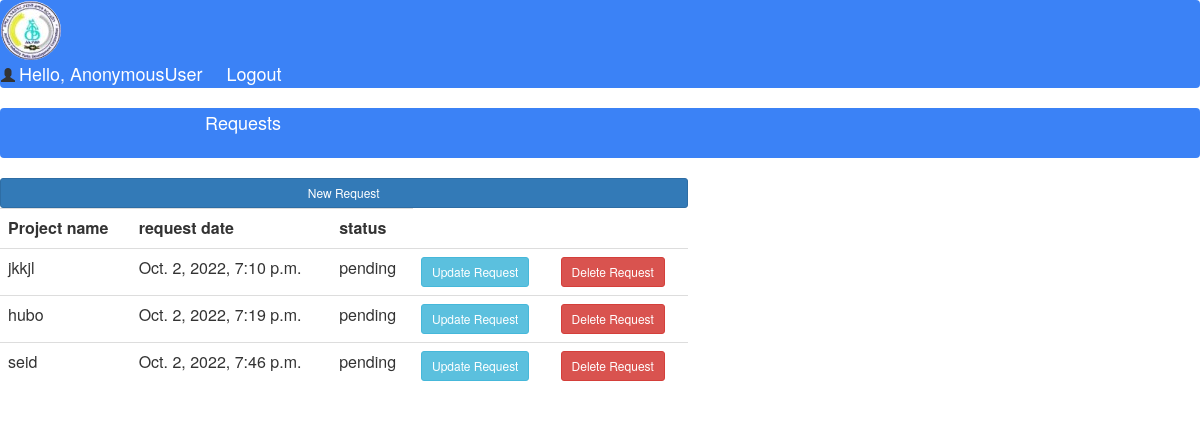
Page /request/ on the committed database.
### projects/models.py (models this page shows)
class Request(models.Model):
    cluster = (
        ('agro-processing','agro-processing'),
        ('wood and metals','wood and metals'),
        ('pharmaciotical','pharmaciotical'),
        ('plastic and chemical','plastic and chemical'),
        ('textile and leather-products','textile and leather-products'),
    )
    user = models.ForeignKey(User,null=True,blank=True,on_delete=models.CASCADE)
    projectname  = models.CharField(max_length=200, null=True)
    projectcluster = models.CharField(max_length=200, null=True,choices=cluster)
    purpose = models.CharField(max_length=200, null=True)
    capital = models.CharField(max_length=200, null=True)
    jobcreation = models.CharField(max_length=200, null=True)
    file = models.FileField(null=True,blank=True)
    date = models.DateTimeField(auto_now_add=True, null=True)
    status = models.CharField(max_length=200,default='pending', null=True)

### projects/views.py (the view)
# urls.py: path('request/', views.requestPage,name="request"),
def requestPage(request):
	requests = Request.objects.all()
	context = {'requests':requests}
	return render(request,'projects/request.html',context)

### projects/templates/projects/request.html (shortened to what this page needs)
{% load static %}
{% include 'projects/owner_navbar.html'%}
<head>
		<script src="https://cdn.tailwindcss.com"></script>
</head>
<nav class="navbar navbar-expand-lg bg-blue-500">
     <span class="request">&nbsp; &nbsp; &nbsp; &nbsp; &nbsp; &nbsp; &nbsp; &nbsp; &nbsp; &nbsp; &nbsp; &nbsp; &nbsp; &nbsp; &nbsp; &nbsp; &nbsp; &nbsp; &nbsp; &nbsp; Requests</span>
</nav>
<div class="row">
	<div class="col-md-7">
		<div class="card card-body">
			<a class="btn btn-primary  btn-sm btn-block" href="{% url 'newrequest' %}">New Request</a>
			<table class="table table-sm">
				<tr>
					<th>Project name</th>
					<th>request date</th>
                    <th>status</th>
				</tr>
				{% for j in requests %}
				<tr>
					<td>{{j.projectname}}</td>
					<td>{{j.date}}</td>
					<td>{{j.status}}</td>
					<td><a class="btn btn-sm btn-info" href="">Update Request</a></td>
					<td><a class="btn btn-sm btn-danger" href="">Delete Request</a></td>
				</tr>
				{% endfor %}
			</table>
		</div>

### projects/templates/projects/request.html (style rules this page uses)
.request { font-size: 18px; color: #fff; margin-right: 20px; }

### rows in the picture
Request: projectname "jkkjl", date "Oct. 2, 2022, 7:10 p.m.", status "pending"
Request: projectname "hubo", date "Oct. 2, 2022, 7:19 p.m.", status "pending"
Request: projectname "seid", date "Oct. 2, 2022, 7:46 p.m.", status "pending"

### other values in the picture
{{ request.user }} "AnonymousUser"
